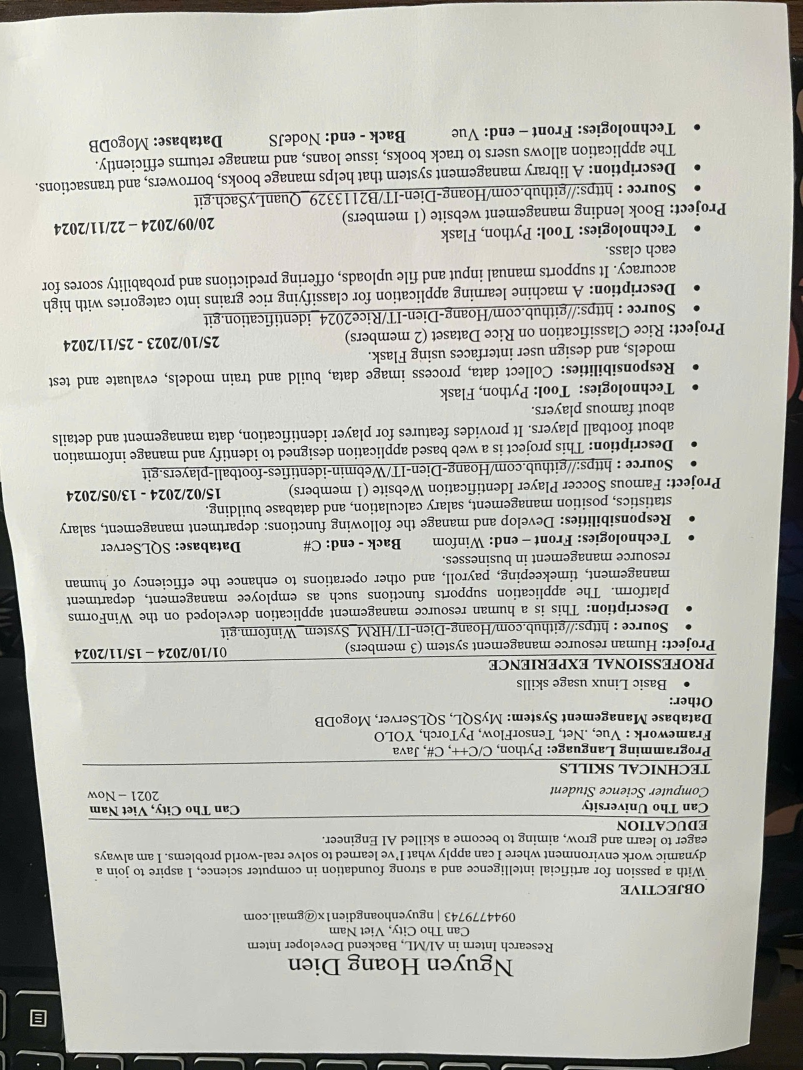
#> input picture images/cv_nguoc180.jpg, 1605 x 2140 px, found by its file name (shown at 1/2 size)
$ python rotate_image.py
#> lines starting #> are read from the running program, lines starting #| are printed output that depends on the picture
import numpy as np
import cv2

from skimage.transform import radon


filename = 'D:\Project\AI\OCR\images\cv_nguoc180.jpg'
# Load file, converting to grayscale
img = cv2.imread(filename)
#> img is the input picture: shape (2140, 1605, 3); mean B, G, R 180.1, 186.9, 186.8
I = cv2.cvtColor(img, cv2.COLOR_BGR2GRAY)
h, w = I.shape
#> h = 2140; w = 1605
# If the resolution is high, resize the image to reduce processing time.
if (w > 640):
    I = cv2.resize(I, (640, int((h / w) * 640)))
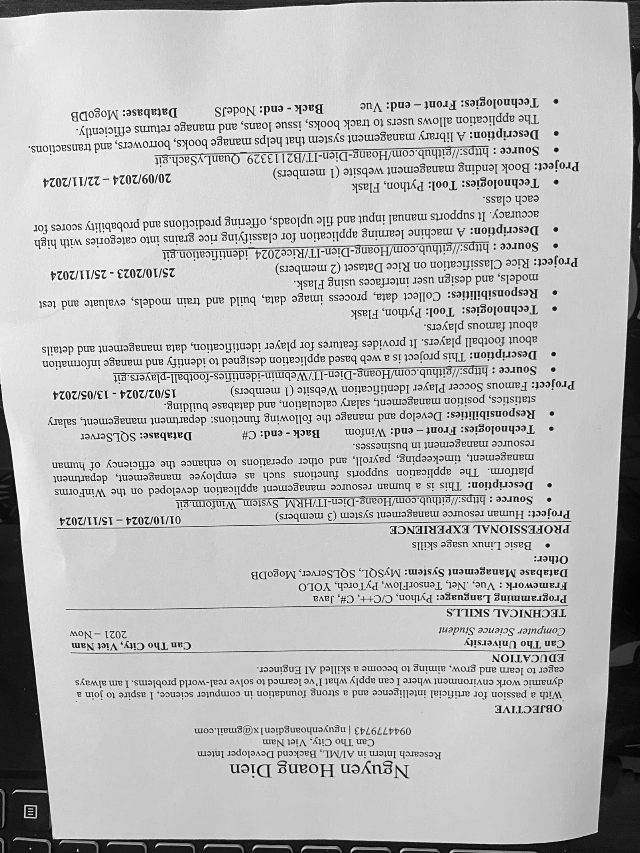
#> I: shape (853, 640); min 1, max 255, mean 186.1
I = I - np.mean(I)  # Demean; make the brightness extend above and below zero
# Do the radon transform
sinogram = radon(I)
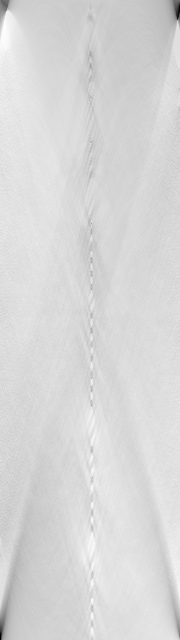
#> sinogram: shape (640, 180) float64; min -107935.1, max 23163.1, mean 3070.7; drawn with min black and max white
# Find the RMS value of each row and find "busiest" rotation,
# where the transform is lined up perfectly with the alternating dark
# text and white lines
r = np.array([np.sqrt(np.mean(np.abs(line) ** 2))
             for line in sinogram.transpose()])
#> r = 180 values, max 17808.2 at index 0, min 3830.8 at index 69, mean 6231.9
rotation = np.argmax(r)
#> rotation = 0
print('Rotation: {:.2f} degrees'.format(90 - rotation))
#| Rotation: 90.00 degrees

# Rotate and save with the original resolution
M = cv2.getRotationMatrix2D((w/2, h/2), 90 - rotation, 1)
#> M = [[6.12e-17, 1, -267.5], [-1, 6.12e-17, 1872.5]]
dst = cv2.warpAffine(img, M, (w, h))
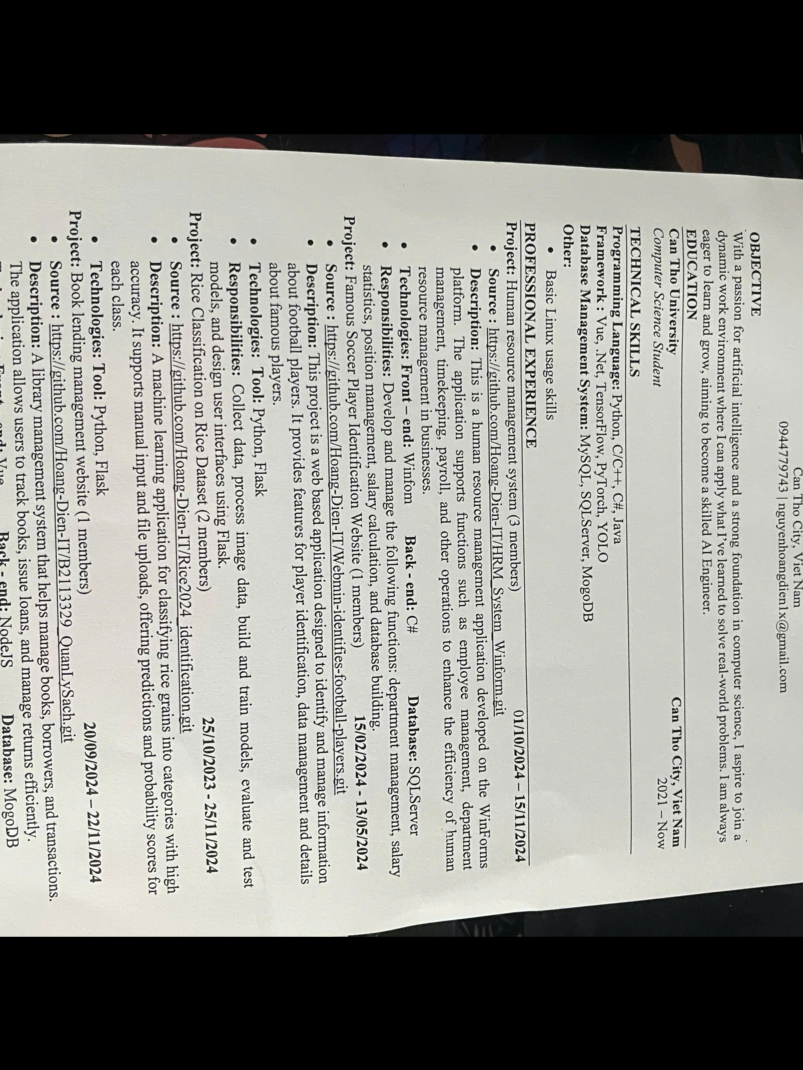
#> dst: shape (2140, 1605, 3) (shown at 1/2 size); mean B, G, R 137.3, 142, 141.9
cv2.imwrite('rotated.jpg', dst)

$ run again, with images/cv.jpg copied over images/cv_nguoc180.jpg
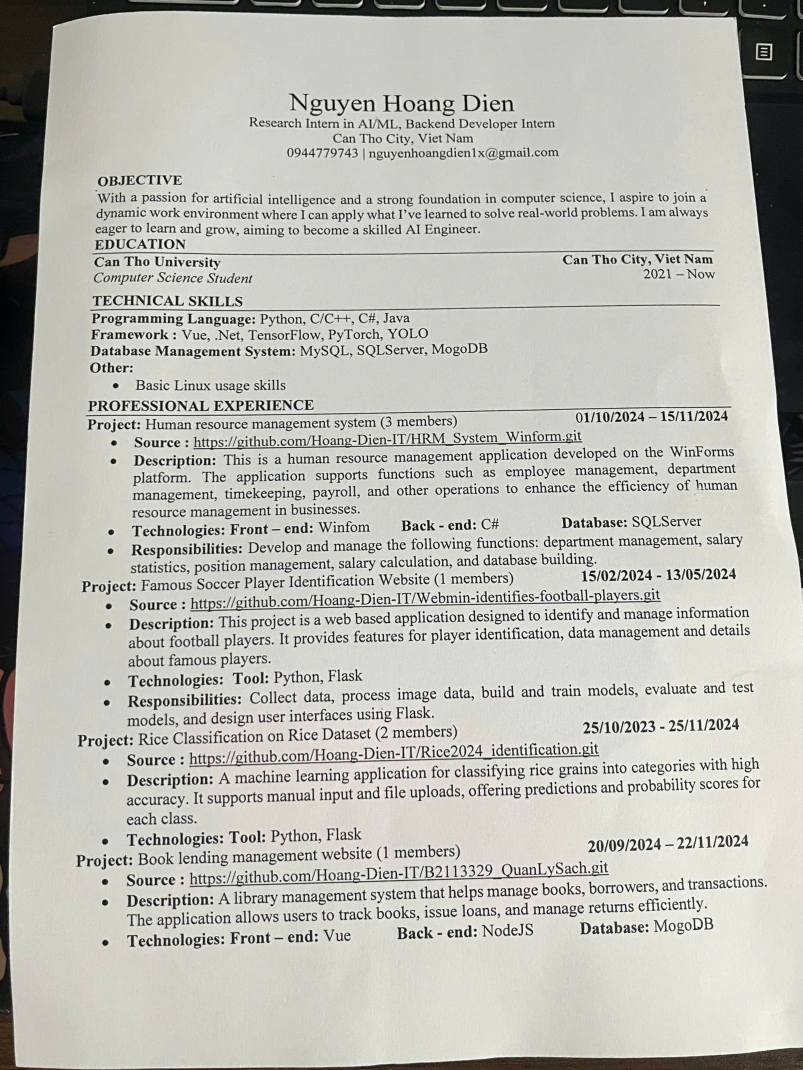
#> input picture images/cv.jpg, 1605 x 2140 px, found by its file name (shown at 1/2 size)
#> img is the input picture: shape (2140, 1605, 3); mean B, G, R 180.1, 186.9, 186.8
#> `sinogram = radon(I)`:
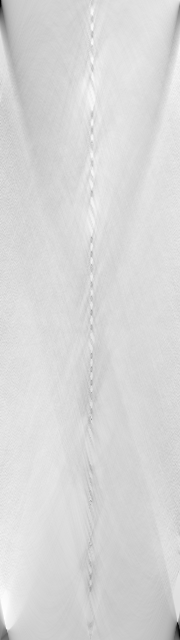
#> sinogram: shape (640, 180) float64; min -107921.1, max 23110, mean 3119.2; drawn with min black and max white
#> r = 180 values, max 17781.9 at index 0, min 3851.3 at index 69, mean 6216.2
#> rotation = 0
#| Rotation: 90.00 degrees
#> M = [[6.12e-17, 1, -267.5], [-1, 6.12e-17, 1872.5]]
#> `dst = cv2.warpAffine(img, M, (w, h))`:
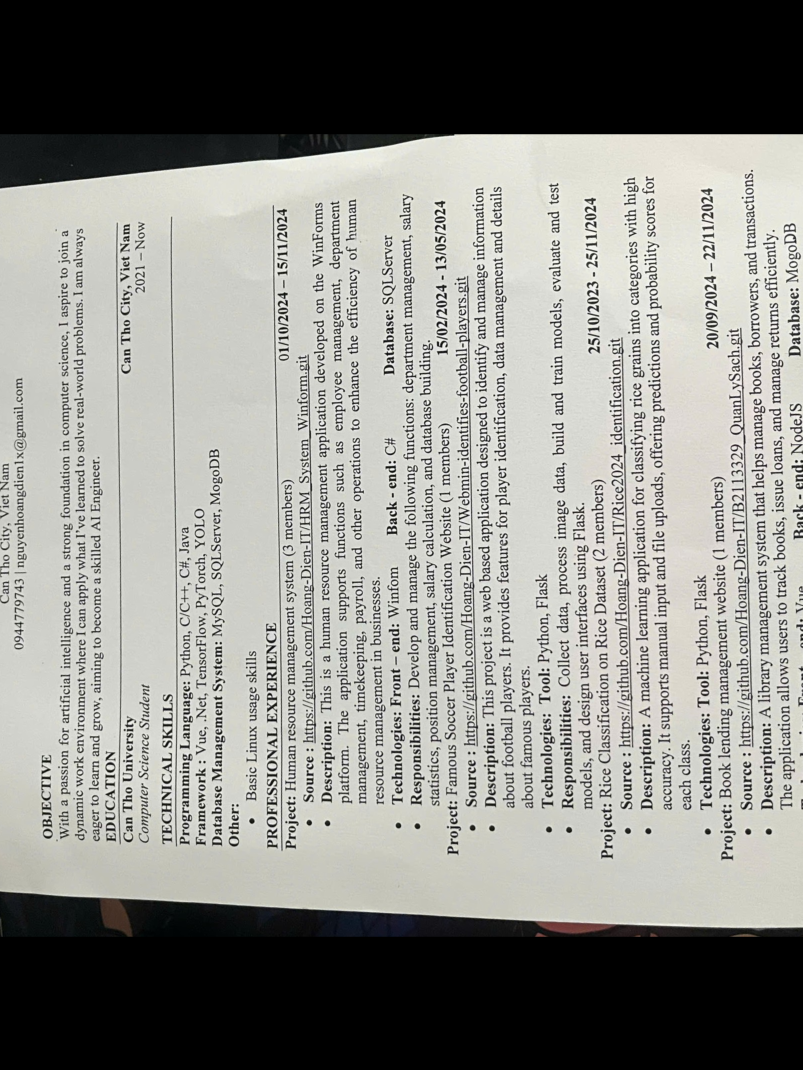
#> dst: shape (2140, 1605, 3) (shown at 1/2 size); mean B, G, R 137.3, 142, 141.9

$ run again, with images/cv_nghieng_phai_45.jpg copied over images/cv_nguoc180.jpg
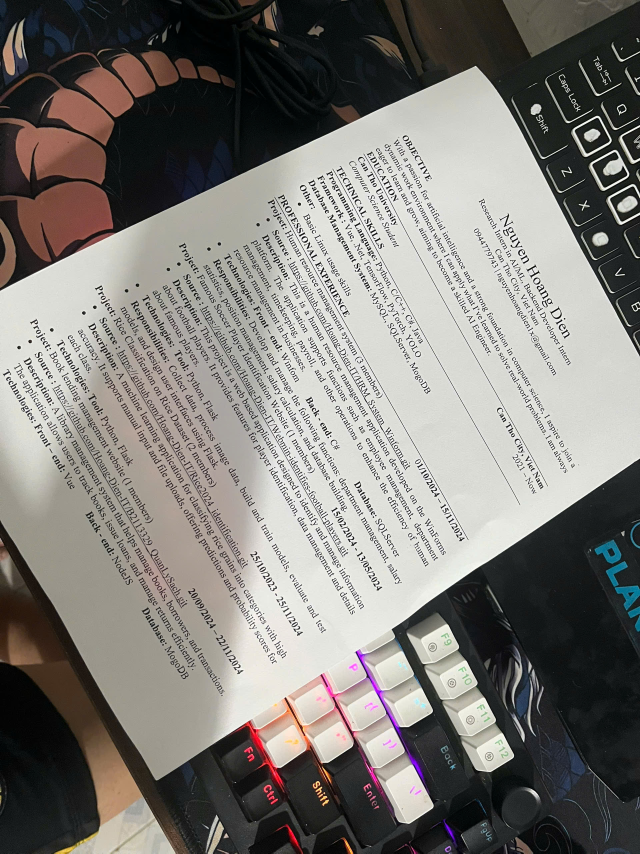
#> input picture images/cv_nghieng_phai_45.jpg, 1920 x 2560 px, found by its file name (shown at 1/3 size)
#> img is the input picture: shape (2560, 1920, 3); mean B, G, R 120.9, 125.4, 128.1
#> `sinogram = radon(I)`:
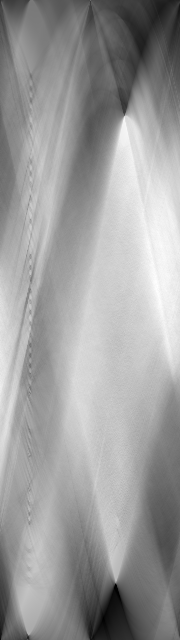
#> sinogram: shape (640, 180) float64; min -39561.3, max 58348.8, mean 20489.2; drawn with min black and max white
#> r = 180 values, max 33653 at index 124, min 22370.3 at index 63, mean 27380.2
#> rotation = 124
#| Rotation: -34.00 degrees
#> M = [[0.829, -0.559, 879.9], [0.559, 0.829, -318]]
#> `dst = cv2.warpAffine(img, M, (w, h))`:
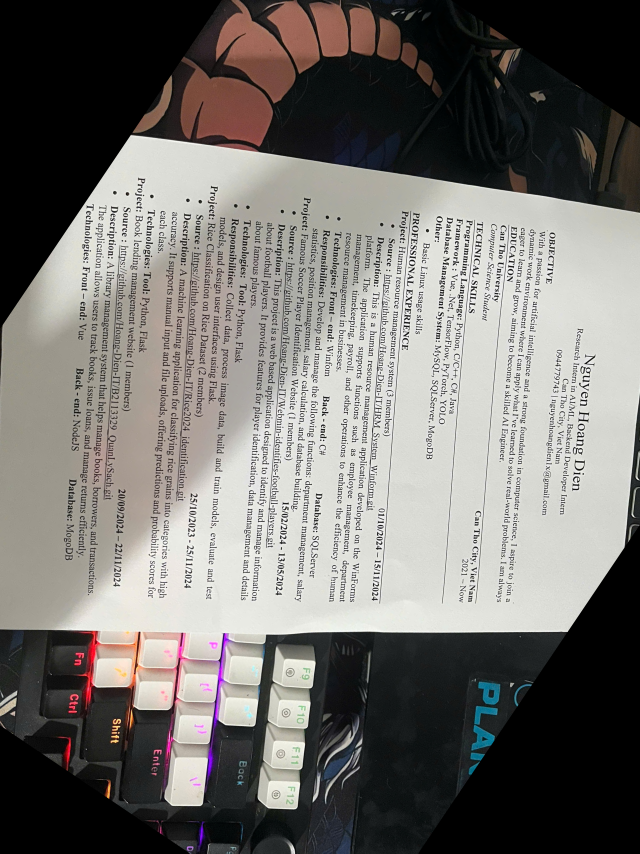
#> dst: shape (2560, 1920, 3) (shown at 1/3 size); mean B, G, R 112.2, 115.8, 118.2
